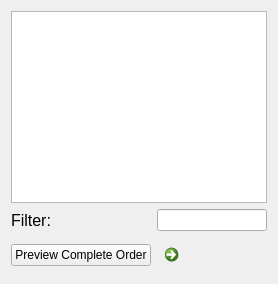
                <widget class="QWidget" name="tab_closed_orders">
                 <attribute name="title">
                  <string>Closed Orders</string>
                 </attribute>
                 <layout class="QGridLayout" name="gridLayout_10">
                  <item row="0" column="0">
                   <layout class="QGridLayout" name="grid_layout_closed_orders">
                    <item row="0" column="0">
                     <widget class="ListViewModel" name="list_view_closed_orders"/>
                    </item>
                    <item row="1" column="0">
                     <layout class="QGridLayout" name="gridLayout_7">
                      <item row="0" column="0">
                       <widget class="QLabel" name="label_closed_orders_filter">
                        <property name="font">
                         <font>
                          <pointsize>12</pointsize>
                         </font>
                        </property>
                        <property name="text">
                         <string>Filter:</string>
                        </property>
                       </widget>
                      </item>
                      <item row="0" column="1">
                       <widget class="QLineEdit" name="line_edit_closed_orders_filter"/>
                      </item>
                      <item row="1" column="0">
                       <widget class="QPushButton" name="btn_preview_closed_orders">
                        <property name="text">
                         <string>Preview Complete Order</string>
                        </property>
                       </widget>
                      </item>
                      <item row="1" column="1">
                       <widget class="QCommandLinkButton" name="btn_refresh_closed_orders">
                        <property name="maximumSize">
                         <size>
                          <width>30</width>
                          <height>16777215</height>
                         </size>
                        </property>
                        <property name="text">
                         <string/>
                        </property>
                        <property name="icon">
                         <iconset>
                          <normaloff>../../Downloads/refreshBtn.png</normaloff>../../Downloads/refreshBtn.png</iconset>
                        </property>
                       </widget>
                      </item>
                     </layout>
                    </item>
                   </layout>
                  </item>
                 </layout>
                </widget>
